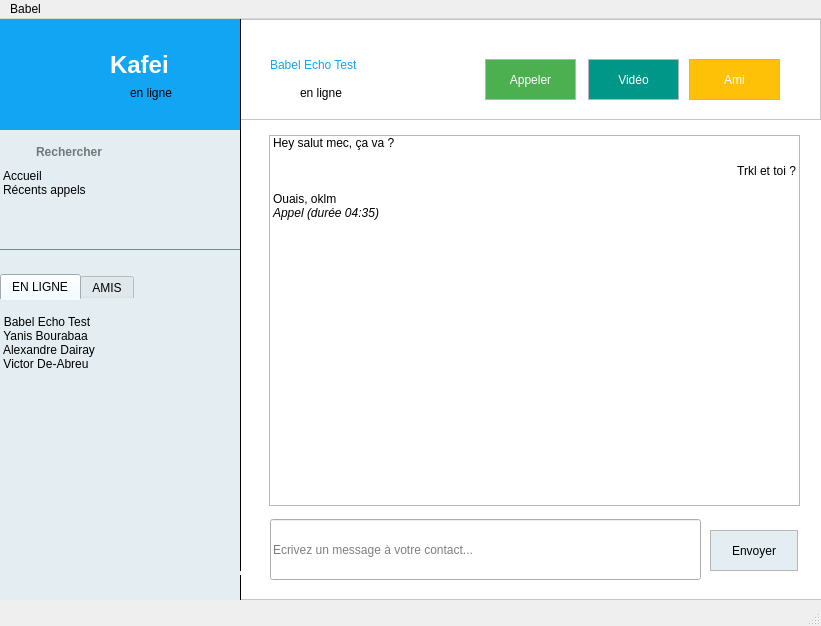
<?xml version="1.0" encoding="UTF-8"?>
<ui version="4.0">
 <class>MainWindow</class>
 <widget class="QMainWindow" name="MainWindow">
  <property name="geometry">
   <rect>
    <x>0</x>
    <y>0</y>
    <width>821</width>
    <height>626</height>
   </rect>
  </property>
  <property name="windowTitle">
   <string>MainWindow</string>
  </property>
  <property name="windowOpacity">
   <double>1.000000000000000</double>
  </property>
  <property name="styleSheet">
   <string notr="true">font: 25 12pt &quot;Roboto&quot;;</string>
  </property>
  <widget class="QWidget" name="centralwidget">
   <widget class="QLabel" name="avatar">
    <property name="geometry">
     <rect>
      <x>10</x>
      <y>10</y>
      <width>91</width>
      <height>101</height>
     </rect>
    </property>
    <property name="text">
     <string/>
    </property>
    <property name="pixmap">
     <pixmap resource="resources.qrc">:/images/avatar.png</pixmap>
    </property>
   </widget>
   <widget class="QTabWidget" name="tabSidebar">
    <property name="geometry">
     <rect>
      <x>0</x>
      <y>255</y>
      <width>241</width>
      <height>301</height>
     </rect>
    </property>
    <property name="cursor">
     <cursorShape>ArrowCursor</cursorShape>
    </property>
    <property name="styleSheet">
     <string notr="true">background-color: rgb(228, 238, 242);
border: none;
border-top: #FFF;</string>
    </property>
    <property name="tabPosition">
     <enum>QTabWidget::North</enum>
    </property>
    <property name="currentIndex">
     <number>0</number>
    </property>
    <property name="iconSize">
     <size>
      <width>16</width>
      <height>16</height>
     </size>
    </property>
    <property name="tabsClosable">
     <bool>false</bool>
    </property>
    <widget class="QWidget" name="firstTab">
     <attribute name="icon">
      <iconset resource="resources.qrc">
       <normaloff>:/images/online.png</normaloff>:/images/online.png</iconset>
     </attribute>
     <attribute name="title">
      <string>EN LIGNE</string>
     </attribute>
     <widget class="QListWidget" name="onlineList">
      <property name="geometry">
       <rect>
        <x>0</x>
        <y>0</y>
        <width>241</width>
        <height>271</height>
       </rect>
      </property>
      <property name="styleSheet">
       <string notr="true">border-right: 1px solid #000;
gridline-color: rgb(0, 0, 0);
padding-top: 15px;
</string>
      </property>
      <property name="tabKeyNavigation">
       <bool>true</bool>
      </property>
      <property name="dragEnabled">
       <bool>true</bool>
      </property>
      <property name="dragDropOverwriteMode">
       <bool>true</bool>
      </property>
      <property name="dragDropMode">
       <enum>QAbstractItemView::DropOnly</enum>
      </property>
      <property name="defaultDropAction">
       <enum>Qt::MoveAction</enum>
      </property>
      <property name="alternatingRowColors">
       <bool>false</bool>
      </property>
      <property name="movement">
       <enum>QListView::Static</enum>
      </property>
      <property name="flow">
       <enum>QListView::TopToBottom</enum>
      </property>
      <property name="resizeMode">
       <enum>QListView::Adjust</enum>
      </property>
      <property name="layoutMode">
       <enum>QListView::SinglePass</enum>
      </property>
      <property name="spacing">
       <number>5</number>
      </property>
      <property name="viewMode">
       <enum>QListView::IconMode</enum>
      </property>
      <property name="modelColumn">
       <number>0</number>
      </property>
      <property name="uniformItemSizes">
       <bool>false</bool>
      </property>
      <property name="selectionRectVisible">
       <bool>true</bool>
      </property>
      <property name="currentRow">
       <number>-1</number>
      </property>
      <property name="sortingEnabled">
       <bool>false</bool>
      </property>
      <item>
       <property name="text">
        <string>Babel Echo Test</string>
       </property>
      </item>
      <item>
       <property name="text">
        <string>Yanis Bourabaa</string>
       </property>
      </item>
      <item>
       <property name="text">
        <string>Alexandre Dairay</string>
       </property>
      </item>
      <item>
       <property name="text">
        <string>Victor De-Abreu</string>
       </property>
      </item>
     </widget>
    </widget>
    <widget class="QWidget" name="secondTab">
     <attribute name="icon">
      <iconset resource="resources.qrc">
       <normaloff>:/images/friends.png</normaloff>:/images/friends.png</iconset>
     </attribute>
     <attribute name="title">
      <string>AMIS</string>
     </attribute>
     <widget class="QListWidget" name="friendList">
      <property name="geometry">
       <rect>
        <x>0</x>
        <y>0</y>
        <width>241</width>
        <height>271</height>
       </rect>
      </property>
      <property name="styleSheet">
       <string notr="true">border-right: 1px solid #000;
padding-top: 15px;</string>
      </property>
      <property name="tabKeyNavigation">
       <bool>true</bool>
      </property>
      <property name="dragEnabled">
       <bool>true</bool>
      </property>
      <property name="dragDropOverwriteMode">
       <bool>true</bool>
      </property>
      <property name="dragDropMode">
       <enum>QAbstractItemView::DragDrop</enum>
      </property>
      <property name="defaultDropAction">
       <enum>Qt::MoveAction</enum>
      </property>
      <property name="spacing">
       <number>5</number>
      </property>
      <item>
       <property name="text">
        <string>Aucun ami</string>
       </property>
      </item>
     </widget>
    </widget>
   </widget>
   <widget class="QPushButton" name="sendButton">
    <property name="geometry">
     <rect>
      <x>710</x>
      <y>511</y>
      <width>88</width>
      <height>41</height>
     </rect>
    </property>
    <property name="cursor">
     <cursorShape>ForbiddenCursor</cursorShape>
    </property>
    <property name="styleSheet">
     <string notr="true">border: 1px solid #B6B6B6;
background-color: rgb(228, 238, 242);
text-transform: uppercase;</string>
    </property>
    <property name="text">
     <string>Envoyer</string>
    </property>
    <property name="icon">
     <iconset resource="resources.qrc">
      <normaloff>:/images/plane.png</normaloff>:/images/plane.png</iconset>
    </property>
   </widget>
   <widget class="QListWidget" name="historyList">
    <property name="geometry">
     <rect>
      <x>269</x>
      <y>116</y>
      <width>531</width>
      <height>371</height>
     </rect>
    </property>
    <property name="tabKeyNavigation">
     <bool>true</bool>
    </property>
    <property name="showDropIndicator" stdset="0">
     <bool>false</bool>
    </property>
    <property name="dragEnabled">
     <bool>false</bool>
    </property>
    <property name="dragDropOverwriteMode">
     <bool>false</bool>
    </property>
    <property name="dragDropMode">
     <enum>QAbstractItemView::NoDragDrop</enum>
    </property>
    <property name="defaultDropAction">
     <enum>Qt::IgnoreAction</enum>
    </property>
    <property name="alternatingRowColors">
     <bool>false</bool>
    </property>
    <item>
     <property name="text">
      <string>Hey salut mec, ça va ?</string>
     </property>
    </item>
    <item>
     <property name="text">
      <string/>
     </property>
    </item>
    <item>
     <property name="text">
      <string>Trkl et toi ?</string>
     </property>
     <property name="textAlignment">
      <set>AlignRight|AlignVCenter</set>
     </property>
    </item>
    <item>
     <property name="text">
      <string/>
     </property>
    </item>
    <item>
     <property name="text">
      <string>Ouais, oklm</string>
     </property>
    </item>
    <item>
     <property name="text">
      <string>Appel (durée 04:35)</string>
     </property>
     <property name="font">
      <font>
       <italic>true</italic>
      </font>
     </property>
    </item>
   </widget>
   <widget class="QLabel" name="userLabel">
    <property name="geometry">
     <rect>
      <x>270</x>
      <y>30</y>
      <width>201</width>
      <height>31</height>
     </rect>
    </property>
    <property name="styleSheet">
     <string notr="true">font: 25 20pt &quot;Roboto&quot;;
color: #12A5F4;</string>
    </property>
    <property name="text">
     <string>Babel Echo Test</string>
    </property>
   </widget>
   <widget class="QPushButton" name="callButton">
    <property name="geometry">
     <rect>
      <x>485</x>
      <y>40</y>
      <width>91</width>
      <height>41</height>
     </rect>
    </property>
    <property name="cursor">
     <cursorShape>ForbiddenCursor</cursorShape>
    </property>
    <property name="layoutDirection">
     <enum>Qt::LeftToRight</enum>
    </property>
    <property name="autoFillBackground">
     <bool>false</bool>
    </property>
    <property name="styleSheet">
     <string notr="true">border: 1px solid #B6B6B6;
color: #FFFFFF;
background-color: #4CAF50;
border-radius: 25px;
text-transform: uppercase;</string>
    </property>
    <property name="text">
     <string>Appeler</string>
    </property>
    <property name="icon">
     <iconset resource="resources.qrc">
      <normaloff>:/images/phone.png</normaloff>:/images/phone.png</iconset>
    </property>
    <property name="checkable">
     <bool>false</bool>
    </property>
    <property name="autoRepeat">
     <bool>false</bool>
    </property>
    <property name="autoExclusive">
     <bool>false</bool>
    </property>
    <property name="flat">
     <bool>true</bool>
    </property>
   </widget>
   <widget class="QLabel" name="mainLabel">
    <property name="geometry">
     <rect>
      <x>110</x>
      <y>30</y>
      <width>81</width>
      <height>31</height>
     </rect>
    </property>
    <property name="styleSheet">
     <string notr="true">color: #FFF;
font-size: 24px;
font-weight: bold;</string>
    </property>
    <property name="text">
     <string>Kafei</string>
    </property>
   </widget>
   <widget class="QLabel" name="mainOnline">
    <property name="geometry">
     <rect>
      <x>130</x>
      <y>66</y>
      <width>58</width>
      <height>16</height>
     </rect>
    </property>
    <property name="text">
     <string>en ligne</string>
    </property>
   </widget>
   <widget class="QFrame" name="frame_2">
    <property name="geometry">
     <rect>
      <x>0</x>
      <y>0</y>
      <width>241</width>
      <height>111</height>
     </rect>
    </property>
    <property name="styleSheet">
     <string notr="true">border: none;
border-right: 1px solid #000;
background-color: #12A5F4;
</string>
    </property>
    <property name="frameShape">
     <enum>QFrame::StyledPanel</enum>
    </property>
    <property name="frameShadow">
     <enum>QFrame::Raised</enum>
    </property>
    <widget class="QLabel" name="label_5">
     <property name="geometry">
      <rect>
       <x>110</x>
       <y>66</y>
       <width>16</width>
       <height>16</height>
      </rect>
     </property>
     <property name="styleSheet">
      <string notr="true">border: none;
</string>
     </property>
     <property name="text">
      <string/>
     </property>
     <property name="pixmap">
      <pixmap resource="resources.qrc">:/images/ok.png</pixmap>
     </property>
     <property name="scaledContents">
      <bool>true</bool>
     </property>
    </widget>
   </widget>
   <widget class="QPushButton" name="videoButton">
    <property name="geometry">
     <rect>
      <x>588</x>
      <y>40</y>
      <width>91</width>
      <height>41</height>
     </rect>
    </property>
    <property name="cursor">
     <cursorShape>ForbiddenCursor</cursorShape>
    </property>
    <property name="styleSheet">
     <string notr="true">border: 1px solid #B6B6B6;
background-color: #009688;
color: #FFFFFF;
text-transform: uppercase;</string>
    </property>
    <property name="text">
     <string>Vidéo</string>
    </property>
    <property name="icon">
     <iconset resource="resources.qrc">
      <normaloff>:/images/camera.png</normaloff>:/images/camera.png</iconset>
    </property>
   </widget>
   <widget class="QPushButton" name="friendButton">
    <property name="geometry">
     <rect>
      <x>689</x>
      <y>40</y>
      <width>91</width>
      <height>41</height>
     </rect>
    </property>
    <property name="cursor">
     <cursorShape>ForbiddenCursor</cursorShape>
    </property>
    <property name="styleSheet">
     <string notr="true">border: 1px solid #B6B6B6;
background-color: #FFC107;
color: #FFFFFF;
text-transform: uppercase;</string>
    </property>
    <property name="text">
     <string>Ami</string>
    </property>
    <property name="icon">
     <iconset resource="resources.qrc">
      <normaloff>:/images/star.png</normaloff>:/images/star.png</iconset>
    </property>
   </widget>
   <widget class="QLabel" name="label_8">
    <property name="geometry">
     <rect>
      <x>8</x>
      <y>121</y>
      <width>21</width>
      <height>21</height>
     </rect>
    </property>
    <property name="styleSheet">
     <string notr="true">border: none;</string>
    </property>
    <property name="text">
     <string/>
    </property>
    <property name="pixmap">
     <pixmap resource="resources.qrc">:/images/glass.png</pixmap>
    </property>
    <property name="scaledContents">
     <bool>true</bool>
    </property>
   </widget>
   <widget class="QLineEdit" name="researchLine">
    <property name="geometry">
     <rect>
      <x>34</x>
      <y>117</y>
      <width>201</width>
      <height>31</height>
     </rect>
    </property>
    <property name="styleSheet">
     <string notr="true">border: none;
font-weight: bold;
font-family: 'Robot';
background-color: rgb(228, 238, 242);</string>
    </property>
    <property name="text">
     <string/>
    </property>
    <property name="placeholderText">
     <string>Rechercher</string>
    </property>
   </widget>
   <widget class="QListWidget" name="sidebarList">
    <property name="geometry">
     <rect>
      <x>0</x>
      <y>150</y>
      <width>241</width>
      <height>81</height>
     </rect>
    </property>
    <property name="cursor" stdset="0">
     <cursorShape>PointingHandCursor</cursorShape>
    </property>
    <property name="styleSheet">
     <string notr="true">background-color: rgb(228, 238, 242);
font: 14pt &quot;Roboto&quot;;
border: none;
border-right: 1px solid #000;
border-bottom: 1px solid #12A5F4;
</string>
    </property>
    <property name="tabKeyNavigation">
     <bool>true</bool>
    </property>
    <property name="spacing">
     <number>4</number>
    </property>
    <property name="currentRow">
     <number>-1</number>
    </property>
    <item>
     <property name="text">
      <string>Accueil</string>
     </property>
     <property name="icon">
      <iconset resource="resources.qrc">
       <normaloff>:/images/home.png</normaloff>:/images/home.png</iconset>
     </property>
    </item>
    <item>
     <property name="text">
      <string>Récents appels</string>
     </property>
     <property name="icon">
      <iconset resource="resources.qrc">
       <normaloff>:/images/phone.png</normaloff>:/images/phone.png</iconset>
     </property>
    </item>
   </widget>
   <widget class="QFrame" name="frame">
    <property name="geometry">
     <rect>
      <x>0</x>
      <y>0</y>
      <width>241</width>
      <height>581</height>
     </rect>
    </property>
    <property name="styleSheet">
     <string notr="true">background-color: rgb(228, 238, 242);
border: none;
border-right: 1px solid #000;</string>
    </property>
    <property name="frameShape">
     <enum>QFrame::StyledPanel</enum>
    </property>
    <property name="frameShadow">
     <enum>QFrame::Raised</enum>
    </property>
    <widget class="QLabel" name="label_9">
     <property name="geometry">
      <rect>
       <x>40</x>
       <y>228</y>
       <width>21</width>
       <height>16</height>
      </rect>
     </property>
     <property name="styleSheet">
      <string notr="true">border: none;</string>
     </property>
     <property name="text">
      <string/>
     </property>
     <property name="pixmap">
      <pixmap resource="resources.qrc">:/images/arrow.png</pixmap>
     </property>
     <property name="scaledContents">
      <bool>true</bool>
     </property>
    </widget>
    <zorder>tabSidebar</zorder>
    <zorder>label_9</zorder>
   </widget>
   <widget class="QLabel" name="userOnline">
    <property name="geometry">
     <rect>
      <x>300</x>
      <y>58</y>
      <width>61</width>
      <height>31</height>
     </rect>
    </property>
    <property name="styleSheet">
     <string notr="true"/>
    </property>
    <property name="text">
     <string>en ligne</string>
    </property>
   </widget>
   <widget class="QLabel" name="label_7">
    <property name="geometry">
     <rect>
      <x>280</x>
      <y>65</y>
      <width>16</width>
      <height>16</height>
     </rect>
    </property>
    <property name="styleSheet">
     <string notr="true">border: none;
</string>
    </property>
    <property name="text">
     <string/>
    </property>
    <property name="pixmap">
     <pixmap resource="resources.qrc">:/images/ok.png</pixmap>
    </property>
    <property name="scaledContents">
     <bool>true</bool>
    </property>
   </widget>
   <widget class="QFrame" name="frame_3">
    <property name="geometry">
     <rect>
      <x>240</x>
      <y>-20</y>
      <width>591</width>
      <height>601</height>
     </rect>
    </property>
    <property name="styleSheet">
     <string notr="true">background-color: #FFFFFF;</string>
    </property>
    <property name="frameShape">
     <enum>QFrame::StyledPanel</enum>
    </property>
    <property name="frameShadow">
     <enum>QFrame::Raised</enum>
    </property>
    <widget class="QFrame" name="frame_4">
     <property name="geometry">
      <rect>
       <x>0</x>
       <y>20</y>
       <width>581</width>
       <height>101</height>
      </rect>
     </property>
     <property name="frameShape">
      <enum>QFrame::StyledPanel</enum>
     </property>
     <property name="frameShadow">
      <enum>QFrame::Raised</enum>
     </property>
    </widget>
   </widget>
   <widget class="QLineEdit" name="sendText">
    <property name="geometry">
     <rect>
      <x>270</x>
      <y>500</y>
      <width>431</width>
      <height>61</height>
     </rect>
    </property>
    <property name="styleSheet">
     <string notr="true"/>
    </property>
    <property name="placeholderText">
     <string>Ecrivez un message à votre contact...</string>
    </property>
   </widget>
   <zorder>frame_3</zorder>
   <zorder>frame</zorder>
   <zorder>tabSidebar</zorder>
   <zorder>sendButton</zorder>
   <zorder>historyList</zorder>
   <zorder>userLabel</zorder>
   <zorder>callButton</zorder>
   <zorder>frame_2</zorder>
   <zorder>avatar</zorder>
   <zorder>mainLabel</zorder>
   <zorder>mainOnline</zorder>
   <zorder>videoButton</zorder>
   <zorder>friendButton</zorder>
   <zorder>label_8</zorder>
   <zorder>researchLine</zorder>
   <zorder>sidebarList</zorder>
   <zorder>userOnline</zorder>
   <zorder>label_7</zorder>
   <zorder>onlineList</zorder>
   <zorder>textBrowser</zorder>
   <zorder>sendText</zorder>
  </widget>
  <widget class="QMenuBar" name="menubar">
   <property name="geometry">
    <rect>
     <x>0</x>
     <y>0</y>
     <width>821</width>
     <height>25</height>
    </rect>
   </property>
   <widget class="QMenu" name="menuBabel">
    <property name="title">
     <string>Babel</string>
    </property>
   </widget>
   <addaction name="menuBabel"/>
  </widget>
  <widget class="QStatusBar" name="statusbar"/>
 </widget>
 <resources>
  <include location="resources.qrc"/>
 </resources>
 <connections/>
</ui>
